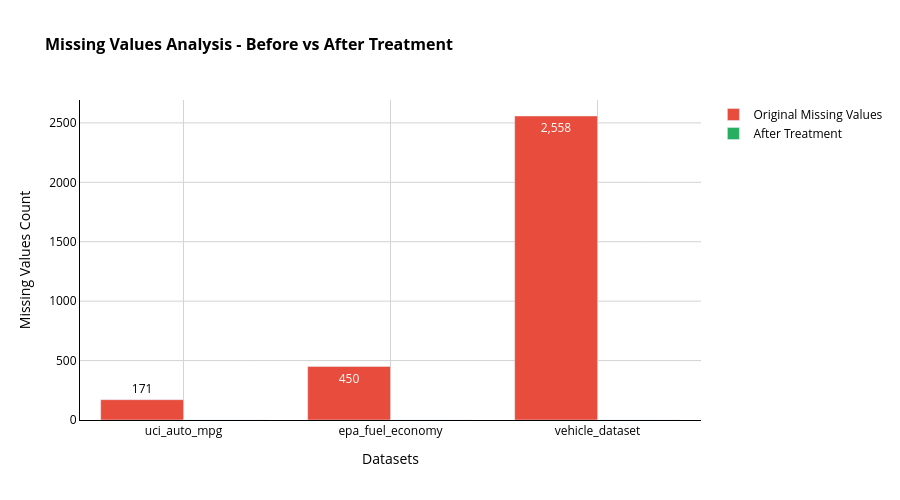

Here is the notebook cell this chart was saved with:
### Code cell
# Dashboard Component 3: Missing Values Analysis
print("📊 Dashboard Component 3: Missing Values Before/After Treatment")
print("-" * 50)

fig3 = go.Figure()

# Add missing values before treatment
fig3.add_trace(go.Bar(
    x=dataset_names, 
    y=original_missing, 
    name='Original Missing Values',
    marker_color='#e74c3c',
    text=[f"{x:,}" for x in original_missing],
    textposition='auto',
    hovertemplate='<b>%{x}</b><br>' +
                  'Original Missing: %{y:,} values<br>' +
                  '<extra></extra>'
))

# Add missing values after treatment
fig3.add_trace(go.Bar(
    x=dataset_names, 
    y=treated_missing, 
    name='After Treatment',
    marker_color='#27ae60',
    text=[f"{x:,}" for x in treated_missing],
    textposition='auto',
    hovertemplate='<b>%{x}</b><br>' +
                  'After Treatment: %{y:,} values<br>' +
                  '<extra></extra>'
))

fig3.update_layout(
    title="<b>Missing Values Analysis - Before vs After Treatment</b>",
    xaxis_title="Datasets",
    yaxis_title="Missing Values Count",
    height=500,
    showlegend=True,
    barmode='group',
    hovermode='x unified',
    plot_bgcolor='white',
    paper_bgcolor='white',
    font=dict(color='black', size=12),
    title_font=dict(size=16, color='black'),
    xaxis=dict(gridcolor='lightgray', linecolor='black'),
    yaxis=dict(gridcolor='lightgray', linecolor='black')
)

fig3.show()

print("✓ Missing values analysis displayed")
print(f"✓ Total missing values eliminated: {sum(original_missing) - sum(treated_missing):,}")
if sum(original_missing) > 0:
    reduction_pct = ((sum(original_missing) - sum(treated_missing)) / sum(original_missing)) * 100
    print(f"✓ Overall reduction: {reduction_pct:.1f}%")
else:
    print("✓ No missing values found in any dataset")

### Figure 1 — Plotly figure (JSON) as saved in the notebook; plotly's stock layout.template omitted (floating-point values rounded to 4 significant figures)
{"data": [{"hovertemplate": "<b>%{x}</b><br>Original Missing: %{y:,} values<br><extra></extra>", "marker": {"color": "#e74c3c"}, "name": "Original Missing Values", "text": ["171", "450", "2,558"], "textposition": "auto", "type": "bar", "x": ["uci_auto_mpg", "epa_fuel_economy", "vehicle_dataset"], "y": [171, 450, 2558]}, {"hovertemplate": "<b>%{x}</b><br>After Treatment: %{y:,} values<br><extra></extra>", "marker": {"color": "#27ae60"}, "name": "After Treatment", "text": ["0", "0", "0"], "textposition": "auto", "type": "bar", "x": ["uci_auto_mpg", "epa_fuel_economy", "vehicle_dataset"], "y": [0, 0, 0]}], "layout": {"barmode": "group", "font": {"color": "black", "size": 12}, "height": 500, "hovermode": "x unified", "paper_bgcolor": "white", "plot_bgcolor": "white", "showlegend": true, "title": {"font": {"color": "black", "size": 16}, "text": "<b>Missing Values Analysis - Before vs After Treatment</b>"}, "xaxis": {"gridcolor": "lightgray", "linecolor": "black", "title": {"text": "Datasets"}}, "yaxis": {"gridcolor": "lightgray", "linecolor": "black", "title": {"text": "Missing Values Count"}}}}
